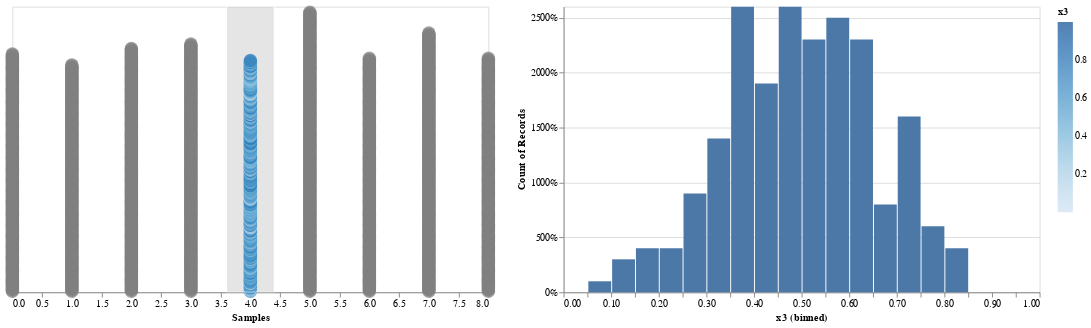

Write notebook code for a chart like this one.
### Code cell
points = df |> vl"""
{
"hconcat" : [
  {
    "layer": [{

    "selection": {
      "brush": {"type": "interval","encodings": ["x"],"init":{"x": [3.6, 4.4]}}
    },
    "view":{"stroke" : null},
    "width": 500,
    "height": 300,
    "mark": "circle",
    "encoding": {
        "x": {"field": "x1", "type": "quantitative","axis": {"grid":false, "title":"Samples"}},
        "y": {"field": "x2", "type": "quantitative", "axis": null},
        "size":{"value":200},
        "color": {
              "condition": {"selection": "brush", "field": "x3", "type": "quantitative"},
              "value": "grey"
            }
        }
}]},
  {
    "layer":[{
    "transform": [
      {"filter": {"selection": "brush"}}
    ],
    "width": 500,
    "height": 300,
    "mark": "bar",
    "encoding": {
    "x": {
        "bin":{"maxbins":20},
        "field": "x3",
        "type": "quantitative"
    },
    "y": {
        "aggregate": "count",
        "type": "quantitative", "stack":"normalize"
      }
    }}
    ]
}]
}
"""

### Figure 1 — Vega-Lite specification as saved in the notebook (floating-point values rounded to 4 significant figures; data arrays with more than 128 entries replaced by an {"elided": "..."} marker saying what was removed)
{"data": {"values": {"elided": "2000 records"}}, "hconcat": [{"layer": [{"encoding": {"color": {"condition": {"field": "x3", "selection": "brush", "type": "quantitative"}, "value": "grey"}, "size": {"value": 200}, "x": {"axis": {"grid": false, "title": "Samples"}, "field": "x1", "type": "quantitative"}, "y": {"axis": null, "field": "x2", "type": "quantitative"}}, "height": 300, "mark": "circle", "selection": {"brush": {"encodings": ["x"], "init": {"x": [3.6, 4.4]}, "type": "interval"}}, "view": {"stroke": null}, "width": 500}]}, {"layer": [{"encoding": {"x": {"bin": {"maxbins": 20}, "field": "x3", "type": "quantitative"}, "y": {"aggregate": "count", "stack": "normalize", "type": "quantitative"}}, "height": 300, "mark": "bar", "transform": [{"filter": {"selection": "brush"}}], "width": 500}]}]}
